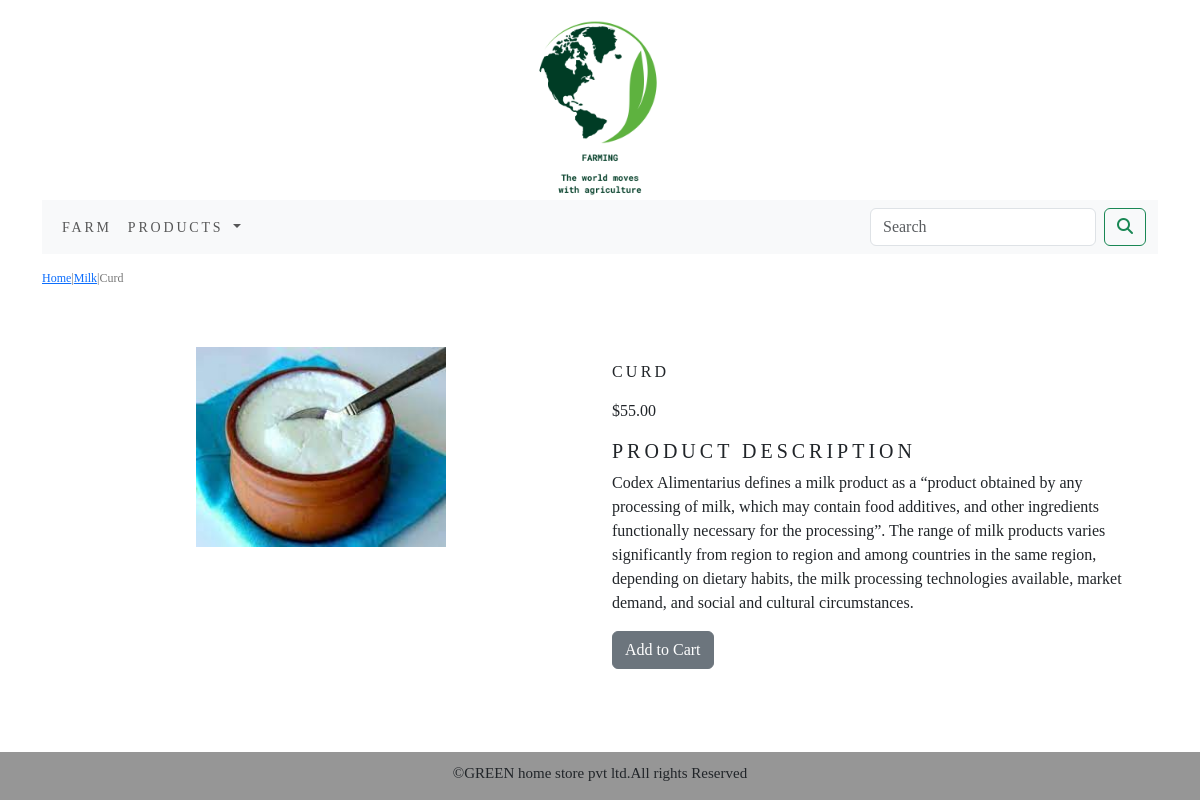
Screenshot of /farm/milk/curd/ with the database file from the repository.
### farm/models.py (models this page shows, shortened)
class Product(models.Model):
    name=models.CharField(max_length=250,unique=True)
    slug=models.SlugField(max_length=250,unique=True)
    desc=models.TextField(blank=True)
    price=models.DecimalField(max_digits=10,decimal_places=2)
    category=models.ForeignKey(Category,on_delete=models.CASCADE)
    image=models.ImageField(upload_to='pro_image',blank=True)
    stock=models.IntegerField()
    available=models.BooleanField(default=True)
    created=models.DateTimeField(auto_now_add=True)
    updated=models.DateTimeField(auto_now=True)
    class Meta:
        ordering=('name',)
        verbose_name='product'
        verbose_name_plural='products'

class Category(models.Model):
    name=models.CharField(max_length=250,unique=True)
    slug=models.SlugField(max_length=250,unique=True)
    desc=models.TextField(blank=True)
    image=models.ImageField(upload_to='cat_image',blank=True)
    class Meta:
        ordering=('name',)
        verbose_name='category'
        verbose_name_plural='categories'
    def get_url(self):
        return reverse('farm:products_by_category',args=[self.slug])
    def __str__(self):
        return '{}'.format(self.name)

### farm/views.py (the view)
# urls.py: path('<slug:c_slug>/<slug:product_slug>/',views.ProductDetail,name='ProductDetail'),
def ProductDetail(request,c_slug,product_slug):
    try:
        product=Product.objects.get(category__slug=c_slug,slug=product_slug)
    except Exception as e:
        raise e
    return render(request,'product.html',{'product':product})

### cart/context_processors.py (called while the page is built)
def counter(request):
    item_count=0
    if 'admin' in request.path:
        return {}
    else:
        try:
            cart=Cart.objects.filter(cart_id=Cart_id(request))
            cart_items=CartItem.objects.all().filter(cart=cart[:1])
            for cart_item in cart_items:
                item_count +=cart_item.quantity
        except Cart.DoesNotExist:
            item_count=0
    return dict(item_count=item_count)

### cart/views.py (called while the page is built)
def Cart_id(request):
    cart=request.session.session_key
    if not cart:
        cart=request.session.create()
    return cart

### farm/context_processors.py (called while the page is built)
def menu_link(request):
    link=Category.objects.all()
    return dict(link=link)

### template/product.html (shortened to what this page needs)
{% extends 'base.html' %}
{% load static %}
{% block content %}
<div class="row my_prod_row_class">
    <div class="mx_auto">
        <p><a href="{% url 'farm:allproducts' %}">Home</a>|<a href="{{product.category.get_url}}">{{product.category}}</a>|{{product.name}}</p>
    </div>
</div>
<div class="container">
<br>
    <div class="row">
        <div class="col-12 col-sm-12 col-md-12 col-lg-6 text-center">
            <div style="min-width:18rem;">
            <img src="{{product.image.url}}" alt="{{product.name}}" style="width:250px;height:200px;">
            </div>
        </div>
    <div class="col-12 col-sm-12 col-md-12 col-lg-6">
        <div>
            <h1 class="my_prod_title">{{product.name}}</h1>
            <p>${{product.price}}</p>
            <h4 class="my_title">Product Description</h4>
            <p class="text-justify my_prod_text">{{product.desc}}</p>
            {% if product.stock <= 0 %}
            <p class="text-justify my_prod_text"><b>Out of stock</b></p>
            {% else %}
            <a class="btn btn-secondary" href="{% url 'cart:add_cart' product.id %}">Add to Cart</a>
            {% endif %}
        </div>
    </div>
    </div>
</div>
{% endblock %}

### static/css/custom.css (style rules this page uses)
html { height:100%; box-sizing:border-box; }
body { font-family: 'Geologica', sans-ser; position:relative; margin:0; min-height:100%; padding-bottom:6.74rem; box-sizing:inherit; }
.my_title { font-size:20px; text-transform:uppercase; letter-spacing:.2em; }
.my_prod_row_class { padding-top:15px; padding-bottom:20px; }
.my_prod_row_class .mx_auto { color:rgb(120, 120, 120); font-size:12px; text-transform:none; }
.my_prod_title { font-size:16px; text-transform:uppercase; letter-spacing:.2em; padding-top:15px; padding-bottom:10px; }
.my_prod_text { padding-right:20px; }

### rows the page displays
Product: category "Milk", name "Curd", image (picture), name "CURD", price "55.00", desc "Codex Alimentarius defines a milk product as a “product obtained by any processing of milk, which may contain food additives, and other ingredients functionally necessary for the processing”. The range of milk products varies significantly from region to region and among countries in the same region, depending on dietary habits, the milk processing technologies available, market demand, and social and cultural circumstances."
